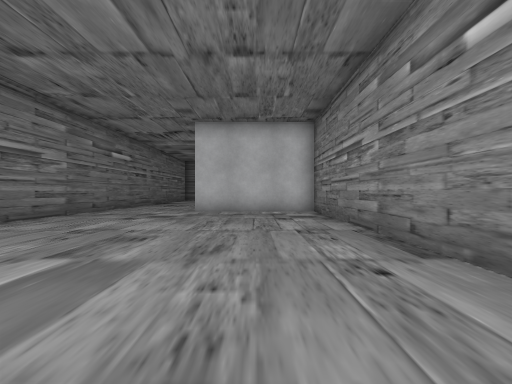
[1] (above)

16 first-person views from a walk through a Unity game level. The camera is 1.3 m above the floor, looks level and sees 80° across. The floor is counted in squares, 2 m on a side. Each view is taken from the middle of a square. On the plan, view 1 faces up. The plan holds only what a view shows up to about 10 squares ahead; the rest is blank. The place goes on beyond the plan. The player is left out. Some surface patterns are stand-ins.

[2]
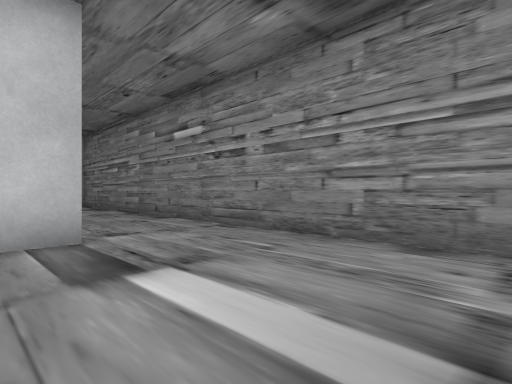

[3]
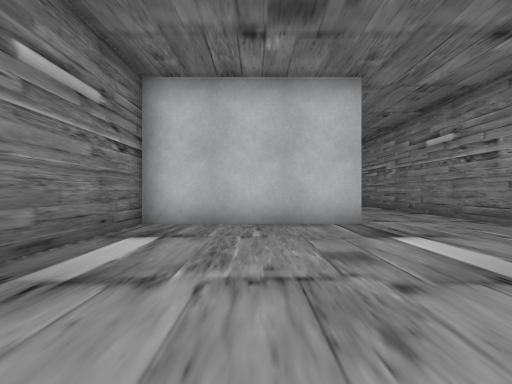

[4]
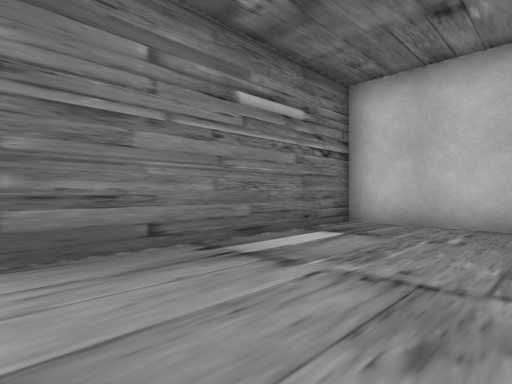

[5]
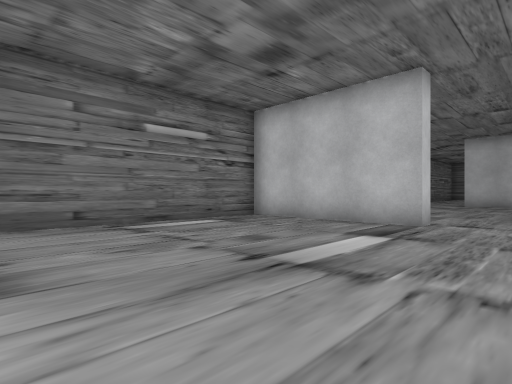

[6]
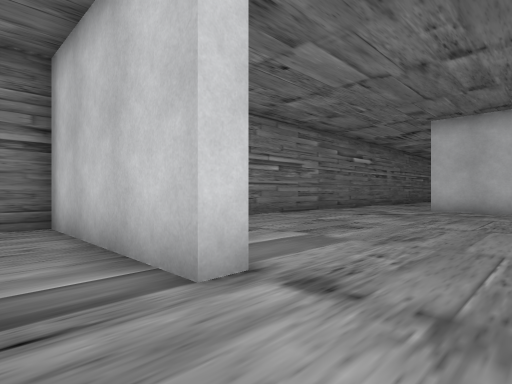

[7]
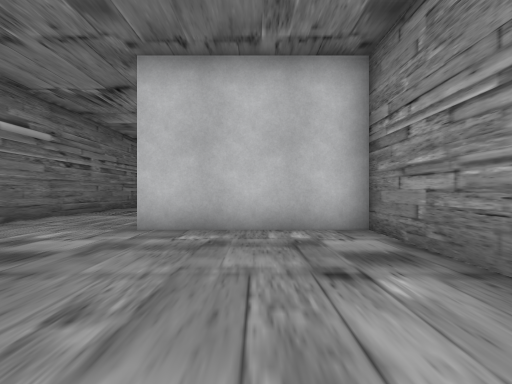

[8]
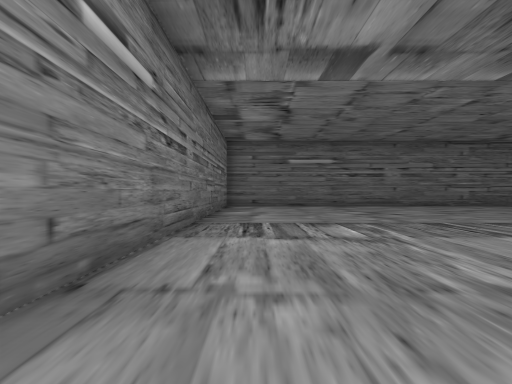

[9]
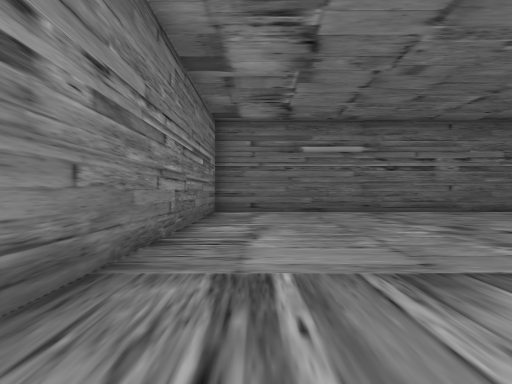

[10]
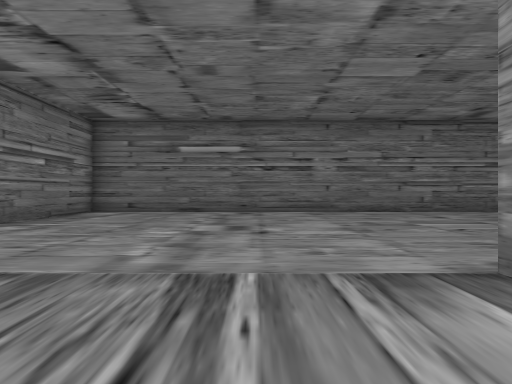

[11]
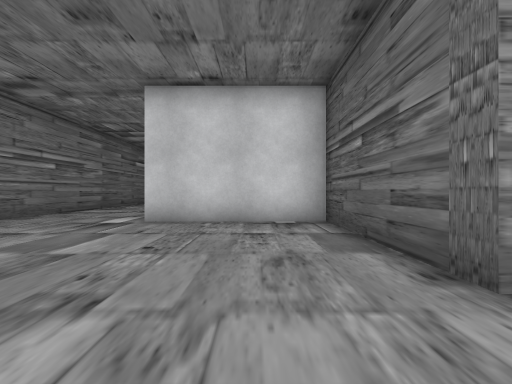

[12]
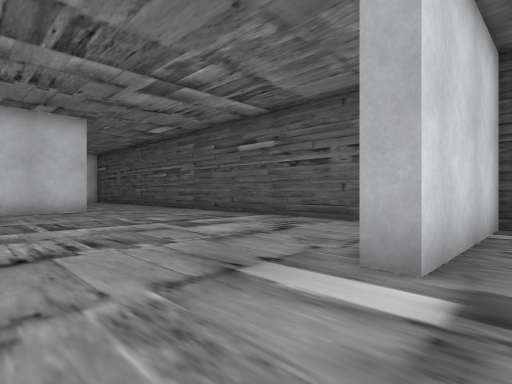

[13]
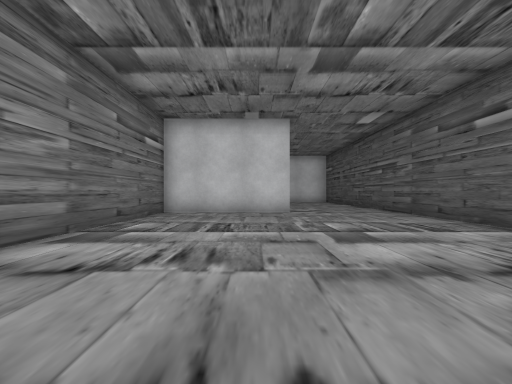

[14]
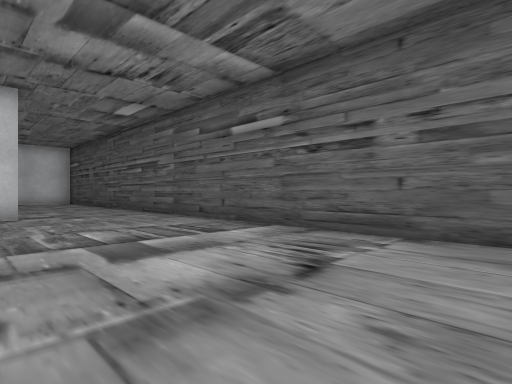

[15]
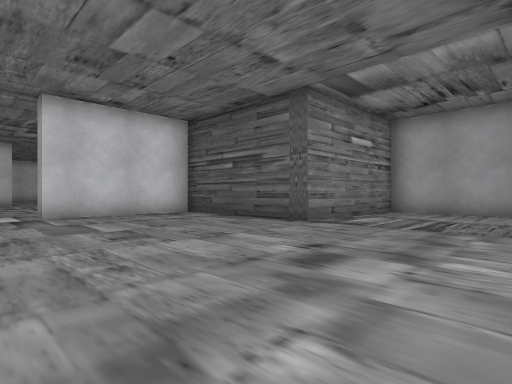

[16]
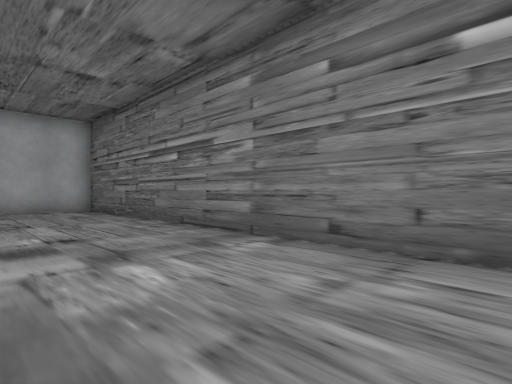

### Floor plan
Points are (right, up) in squares from view 1. A wall is a line through its corners. A room is listed if a view was taken in it or the views show most of it. See-through windows are left out.
Room 1 (views 1, 2, 3, 4, 5, 6)
walls: (-0.8, 0.3) (-5.3, 0.3) (-5.3, -5.8); (1.9, -3.8) (1.9, 0.4)
ways out: opening at (0.5, 1) to room 2; gap at (-6, -6)
Room 2 (views 7, 8, 9, 10, 11, 12, 13, 14, 15, 16)
walls: (8.4, 15.4) (17.6, 15.4); (-1.1, 10.7) (1.9, 10.7) (1.9, 15.4) (6.7, 15.4) (6.7, 19.5) (7.2, 19.5); (16.7, 18.9) (16.7, 22.9) (-5.3, 22.9) (-5.3, 1.1); (-0.8, 0.9) (-0.8, 0.3); (1.9, 0.4) (1.9, 10.3) (-2.1, 10.3); (-5, 0.8) (-2.9, 0.8)
ways out: opening at (0.5, 1) to room 1

Where each view was taken, in squares from view 1:
view 1: 0 up, 0 right, facing up
view 2: 4 down, 2 left, facing up-right
view 3: 6 down, 3 left, facing up
view 4: 6 down, 2 left, facing up-left
view 5: 6 down, 1 right, facing up-left
view 6: 1 down, 1 right, facing up-left
view 7: 5 up, 0 right, facing up
view 8: 9 up, 4 left, facing up
view 9: 13 up, 4 left, facing up
view 10: 13 up, 0 right, facing up
view 11: 17 up, 0 right, facing right
view 12: 22 up, 6 right, facing down-right
view 13: 20 up, 7 right, facing right
view 14: 20 up, 8 right, facing down-right
view 15: 21 up, 2 left, facing down-right
view 16: 12 up, 2 left, facing down-left
